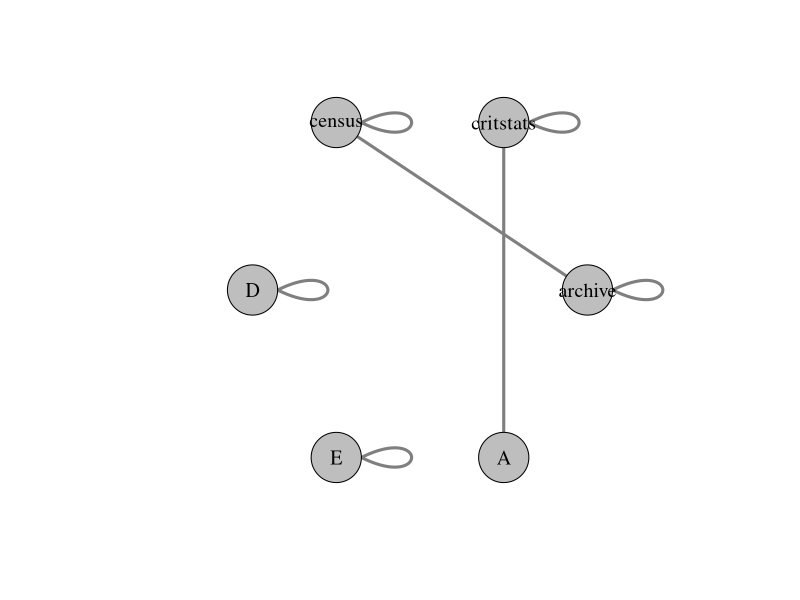

Here is the R script that generated this plot:
## ---- chunk 1
library(igraph)

# Create a small graph
nodes <- c("archive", "critstats", "census", "D", "E")
edges <- c("archive", "archive", "critstats", "critstats", "census", "census", "D", "D", "E", "E", "A", "critstats", "archive", "census")

g <- graph(edges, directed = FALSE)

# Set node colors
V(g)$color <- "grey"

# Set node sizes
V(g)$size <- 30

# Set edge width
E(g)$width <- 3
## ---- chunk 2
# Plot the graph
plot(g, 
     layout = layout_in_circle,
     vertex.label.color = "black",
     vertex.label.cex = 1.2,
     edge.color = "gray50")
